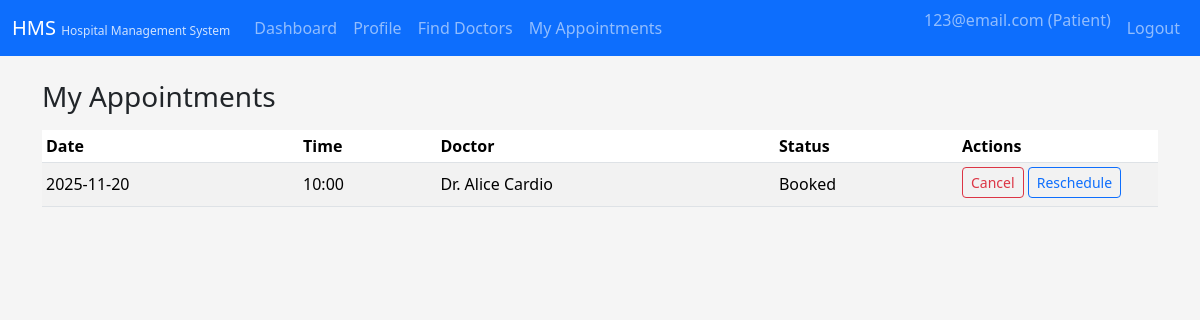
The app's page /patient/appointments (signed in), older data.
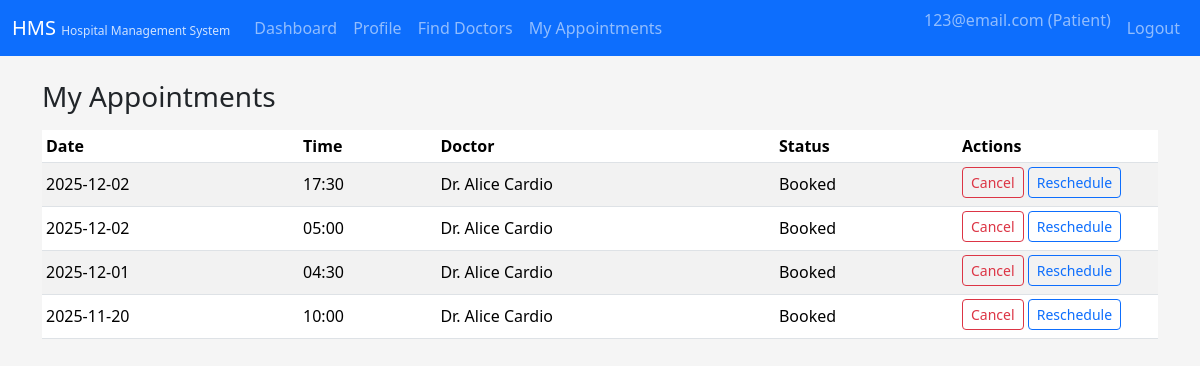
The same page, newer data.
### tables this page shows
CREATE TABLE appointments (
    id INTEGER PRIMARY KEY AUTOINCREMENT,
    patient_id INTEGER NOT NULL,
    doctor_id INTEGER NOT NULL,
    department_id INTEGER,
    date TEXT NOT NULL,         -- 'YYYY-MM-DD'
    time TEXT NOT NULL,         -- 'HH:MM'
    status TEXT NOT NULL DEFAULT 'Booked'
        CHECK (status IN ('Booked', 'Completed', 'Cancelled')),
    created_at TEXT NOT NULL,   -- ISO datetime string
    FOREIGN KEY (patient_id) REFERENCES patient_profiles (id) ON DELETE CASCADE,
    FOREIGN KEY (doctor_id) REFERENCES doctor_profiles (id) ON DELETE CASCADE,
    FOREIGN KEY (department_id) REFERENCES departments (id) ON DELETE SET NULL,
    UNIQUE (doctor_id, date, time)
);

CREATE TABLE doctor_profiles (
    id INTEGER PRIMARY KEY AUTOINCREMENT,
    user_id INTEGER NOT NULL UNIQUE,
    department_id INTEGER,
    name TEXT NOT NULL,
    specialization TEXT,
    phone TEXT,
    bio TEXT,
    FOREIGN KEY (user_id) REFERENCES users (id) ON DELETE CASCADE,
    FOREIGN KEY (department_id) REFERENCES departments (id) ON DELETE SET NULL
);

### patient_routes.py (the view)
    @app.route("/patient/appointments")
    @role_required("patient")
    def patient_appointments():
        patient = get_patient_profile_for_current_user()
        if not patient:
            flash("Patient profile not found.", "danger")
            return redirect(url_for("logout"))
        conn = get_db()
        cur = conn.cursor()
        cur.execute(
            """
            SELECT a.*, d.name AS doctor_name
            FROM appointments a
            JOIN doctor_profiles d ON a.doctor_id = d.id
            WHERE a.patient_id = ?
            ORDER BY a.date DESC, a.time DESC
            """,
            (patient["id"],),
        )
        appointments = cur.fetchall()
        conn.close()
        return render_template("patient/appointments.html", appointments=appointments)

### app.py (called while the page is built)
@login_manager.user_loader
def load_user(user_id):
    conn = get_db()
    cur = conn.cursor()
    cur.execute("SELECT * FROM users WHERE id = ?", (user_id,))
    row = cur.fetchone()
    conn.close()
    if row:
        return User(row)
    return None

### db.py (called while the page is built)
def get_db():
    conn = sqlite3.connect(
        DB_PATH,
        timeout=10.0,          # wait up to 10s for locks instead of failing immediately
        check_same_thread=False,  # allow multi-threaded access (Flask dev server)
    )
    conn.row_factory = sqlite3.Row  # access columns by name: row["email"]
    conn.execute("PRAGMA foreign_keys = ON;")
    conn.execute("PRAGMA journal_mode = WAL;")
    return conn

### security.py (called while the page is built)
def get_patient_profile_for_current_user():
    conn = get_db()
    cur = conn.cursor()
    cur.execute("SELECT * FROM patient_profiles WHERE user_id = ?", (current_user.id,))
    patient = cur.fetchone()
    conn.close()
    return patient

### templates/patient/appointments.html (shortened to what this page needs)
{% extends "base.html" %}
{% block content %}
<h3 class="mb-3">My Appointments</h3>
{% if appointments %}
<table class="table table-striped table-hover table-sm align-middle">
  <thead>
    <tr>
      <th>Date</th>
      <th>Time</th>
      <th>Doctor</th>
      <th>Status</th>
      <th style="width: 200px;">Actions</th>
    </tr>
  </thead>
  <tbody>
    {% for a in appointments %}
      <tr>
        <td>{{ a.date }}</td>
        <td>{{ a.time }}</td>
        <td>{{ a.doctor_name }}</td>
        <td>{{ a.status }}</td>
        <td>
          {% if a.status == 'Booked' %}
            <form method="post"
                  action="{{ url_for('cancel_appointment', appointment_id=a.id) }}"
                  style="display:inline-block">
              <button type="submit" class="btn btn-sm btn-outline-danger mb-1">
                Cancel
              </button>
            </form>
            <a href="{{ url_for('reschedule_appointment', appointment_id=a.id) }}"
               class="btn btn-sm btn-outline-primary mb-1">
              Reschedule
            </a>
          {% else %}
            <span class="text-muted small">No actions</span>
          {% endif %}
        </td>
      </tr>
    {% endfor %}
  </tbody>
</table>
{% else %}
  <p>You have no appointments yet.</p>
{% endif %}
{% endblock %}

Row changes from the older to the newer data that the page shows:
added appointments: date "2025-12-02", time "17:30", doctor_name "Dr. Alice Cardio", status "Booked"
added appointments: date "2025-12-02", time "05:00", doctor_name "Dr. Alice Cardio", status "Booked"
added appointments: date "2025-12-01", time "04:30", doctor_name "Dr. Alice Cardio", status "Booked"
